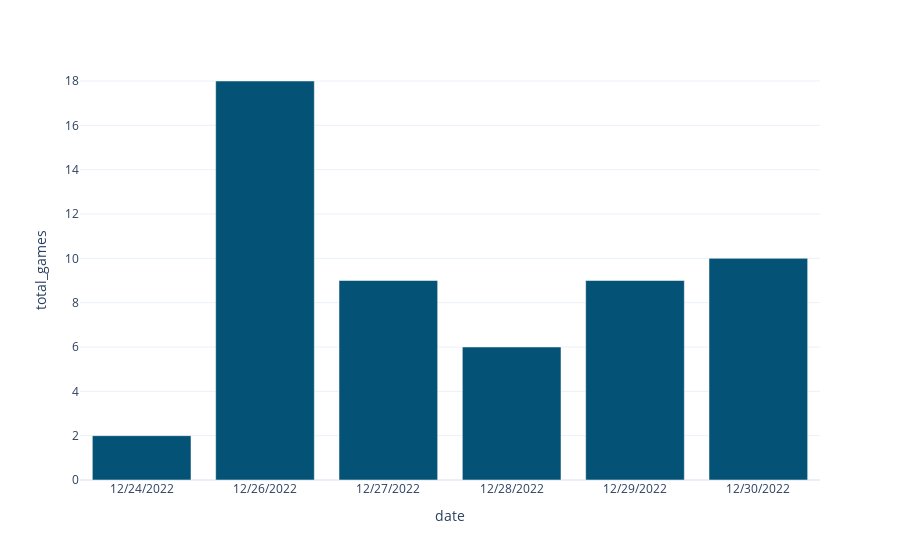

Notebook source saved alongside this figure:
### Code cell
px.bar(
    date_df,
    x=date_df.index,
    y="total_games",
    template="plotly_white",
    color_discrete_sequence=px.colors.sequential.Bluyl_r,
)

### Figure 1 — Plotly figure (JSON) as saved in the notebook; plotly's stock layout.template omitted (floating-point values rounded to 4 significant figures)
{"data": [{"alignmentgroup": "True", "hovertemplate": "date=%{x}<br>total_games=%{y}<extra></extra>", "legendgroup": "", "marker": {"color": "rgb(4, 82, 117)", "pattern": {"shape": ""}}, "name": "", "offsetgroup": "", "orientation": "v", "showlegend": false, "textposition": "auto", "type": "bar", "x": ["12/24/2022", "12/26/2022", "12/27/2022", "12/28/2022", "12/29/2022", "12/30/2022"], "xaxis": "x", "y": [2, 18, 9, 6, 9, 10], "yaxis": "y"}], "layout": {"barmode": "relative", "legend": {"tracegroupgap": 0}, "margin": {"t": 60}, "xaxis": {"anchor": "y", "domain": [0, 1], "title": {"text": "date"}}, "yaxis": {"anchor": "x", "domain": [0, 1], "title": {"text": "total_games"}}}}
